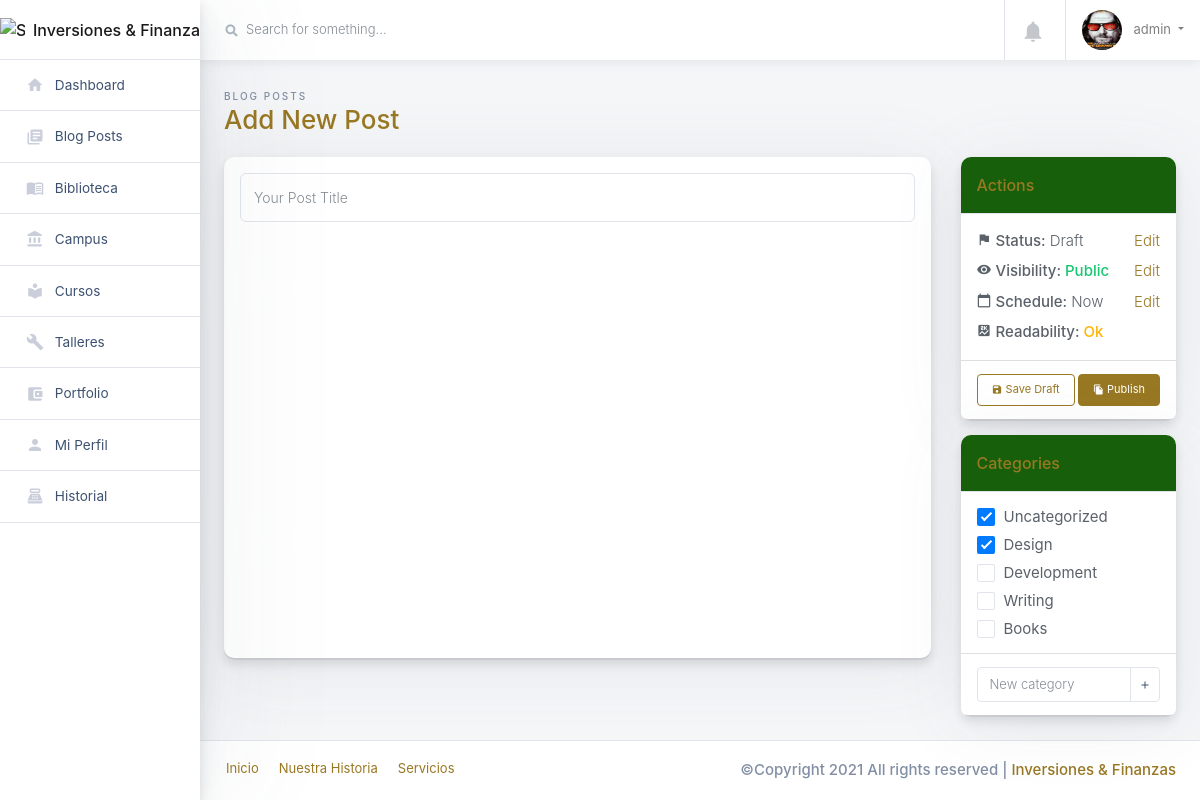
Page /muro/new_post/ (signed in) on the committed database.
### usuario/models.py (models this page shows, shortened)
class MyUser(AbstractUser):
    first_name = models.CharField("Nombre", max_length=150, blank=True)
    last_name = models.CharField("Apellidos", max_length=150, blank=True)
    pais = CountryField("País de origen", null=True, blank=True)
    telefono = PhoneNumberField("Número telefónico", null=True, blank=True)
    is_admin = models.BooleanField(default=False)
    is_staff = models.BooleanField(default=False)
    is_active = models.BooleanField(default=False)

### perfil/models.py (models this page shows, shortened)
class Perfil (models.Model):
    user = models.OneToOneField(MyUser,on_delete=models.CASCADE)
    edad = models.DateField("Fecha de nacimiento", null=True, blank=True)
    ciudad = models.CharField("Ciudad de origen", max_length=150,null=True, blank=True)
    foto_perfil = models.ImageField("Foto de perfil", upload_to='avatar/', default="inversorinteligente.png")
    bio = RichTextField("Descripción", null=True, blank=True)
    facebook = models.CharField("Link de tu Facebook",max_length=3000,  null=True, blank=True)
    twitter = models.CharField("Link de tu Twitter", max_length=3000, null=True, blank=True)
    tiktok = models.CharField("Link de tu Tiktok", max_length=3000, null=True, blank=True)
    instagram = models.CharField("Link de tu Instagram", max_length=3000, null=True, blank=True)
    pinterest = models.CharField("Link de tu Pinterest",max_length=3000, null=True, blank=True)

### muro/views.py (the view)
# urls.py: path('new_post/', views.new_post, name="new_post"),
@login_required(login_url='login')
def new_post(request):
	return render(request, 'perfil/new_post.html', {})

### notifs/views.py (called while the page is built)
def CountNotifications(request):
	count_notifications = 0
	if request.user.is_authenticated:
		count_notifications = Notifs.objects.filter(user=request.user, is_seen=False).count()
	return {'count_notifications':count_notifications}

### web/templatetags/extra.py (called while the page is built)
@register.filter(name='has_group')
def has_group(user, group_name):
    group = Group.objects.get(name=group_name)
    return True if group in user.groups.all() else False

### muro/templates/perfil/new_post.html (shortened to what this page needs)
{% extends "layouts/base.html" %}
{% load static %}
{% block content %}
    <div class="main-content-container container-fluid px-4">
        <div class="page-header row no-gutters py-4">
          <div class="col-12 col-sm-4 text-center text-sm-left mb-0">
            <span class="text-uppercase page-subtitle">Blog Posts</span>
            <h3 class="page-title">Add New Post</h3>
          </div>
        </div>
        <div class="row">
          <div class="col-lg-9 col-md-12">
            <div class="card card-small mb-3">
              <div class="card-body">
                <form class="add-new-post">
                  <input class="form-control form-control-lg mb-3" type="text" placeholder="Your Post Title">
                  <div id="editor-container" class="add-new-post__editor mb-1"></div>
                </form>
              </div>
            </div>
          </div>
          <div class="col-lg-3 col-md-12">
            <div class='card card-small mb-3'>
              <div class="card-header border-bottom">
                <h6 class="m-0">Actions</h6>
              </div>
              <div class='card-body p-0'>
                <ul class="list-group list-group-flush">
                  <li class="list-group-item p-3">
                    <span class="d-flex mb-2">
                      <i class="material-icons mr-1">flag</i>
                      <strong class="mr-1">Status:</strong> Draft
                      <a class="ml-auto" href="#">Edit</a>
                    </span>
                    <span class="d-flex mb-2">
                      <i class="material-icons mr-1">visibility</i>
                      <strong class="mr-1">Visibility:</strong>
                      <strong class="text-success">Public</strong>
                      <a class="ml-auto" href="#">Edit</a>
                    </span>
                    <span class="d-flex mb-2">
                      <i class="material-icons mr-1">calendar_today</i>
                      <strong class="mr-1">Schedule:</strong> Now
                      <a class="ml-auto" href="#">Edit</a>
                    </span>
                    <span class="d-flex">
                      <i class="material-icons mr-1">score</i>
                      <strong class="mr-1">Readability:</strong>
                      <strong class="text-warning">Ok</strong>
                    </span>
                  </li>
                  <li class="list-group-item d-flex px-3">
                    <button class="btn btn-sm btn-outline-accent">
                      <i class="material-icons">save</i> Save Draft</button>
                    <button class="btn btn-sm btn-accent ml-auto">
                      <i class="material-icons">file_copy</i> Publish</button>
                  </li>
                </ul>
              </div>
            </div>
            <div class='card card-small mb-3'>
              <div class="card-header border-bottom">
                <h6 class="m-0">Categories</h6>
              </div>
              <div class='card-body p-0'>
                <ul class="list-group list-group-flush">
                  <li class="list-group-item px-3 pb-2">
                    <div class="custom-control custom-checkbox mb-1">
                      <label class="custom-control-label" for="category1">Uncategorized</label>
                    </div>
                    <div class="custom-control custom-checkbox mb-1">
                      <label class="custom-control-label" for="category2">Design</label>
                    </div>
                    <div class="custom-control custom-checkbox mb-1">
                      <label class="custom-control-label" for="category3">Development</label>
                    </div>
                    <div class="custom-control custom-checkbox mb-1">
                      <label class="custom-control-label" for="category4">Writing</label>
                    </div>
                    <div class="custom-control custom-checkbox mb-1">
                      <label class="custom-control-label" for="category5">Books</label>
                    </div>
                  </li>
                  <li class="list-group-item d-flex px-3">
                    <div class="input-group">
                      <input type="text" class="form-control" placeholder="New category" aria-label="Add new category" aria-describedby="basic-addon2">
                      <div class="input-group-append">
                        <button class="btn btn-white px-2" type="button">
                          <i class="material-icons">add</i>
                        </button>
                      </div>
                    </div>
                  </li>
                </ul>
              </div>
            </div>
          </div>
        </div>
    </div>
{% endblock content %}

### muro/templates/includes/navigation.html (shortened to what this page needs)
{% load static %}
{% load extra %}
          <div class="main-navbar sticky-top bg-white">
              <nav class="navbar align-items-stretch navbar-light flex-md-nowrap p-0">
                <form action="#" method="GET" class="main-navbar__search w-100 d-none d-md-flex d-lg-flex">
                  <div class="input-group input-group-seamless ml-3">
                    <div class="input-group-prepend">
                      <div class="input-group-text">
                        <i class="fas fa-search"></i>
                      </div>
                    </div>
                    <input class="navbar-search form-control" type="text" placeholder="Search for something..." aria-label="Search"> </div>
                </form>
                {% if user.is_authenticated %}
                  <ul class="navbar-nav border-left flex-row ">
                    <li class="nav-item border-right dropdown notifications">
                      <a class="nav-link nav-link-icon text-center" href="#" role="button" id="dropdownMenuLink" data-toggle="dropdown" aria-haspopup="true" aria-expanded="false">
                        <div class="nav-link-icon__wrapper">
                          <i class="material-icons">&#xE7F4;</i>
                        </div>
                      </a>
                    </li>
                    <li class="nav-item dropdown">
                      <a class="nav-link dropdown-toggle text-nowrap px-3" data-toggle="dropdown" href="#" role="button" aria-haspopup="true" aria-expanded="false">
                      {% if user.perfil.foto_perfil %}
                        <img class="user-avatar rounded-circle mr-2" src="{{ user.perfil.foto_perfil.url }}" alt="User Avatar" style="width: 40px; height: 40px;">
                      {% else %}
                        <img class="user-avatar rounded-circle mr-2" src="{% static 'website/img/core-img/inversorinteligente.png' %}" alt="User Avatar" style="width: 40px; height: 40px;">
                      {% endif %}
                        <span class="d-none d-md-inline-block">
                          {{ request.user.username }}
                        </span>
                        {% if request.user|has_group:"comentador" %}
                      </a>
                      <div class="dropdown-menu dropdown-menu-small">
                        <a class="dropdown-item" href="{% url 'perfil' %}">
                          <i class="material-icons">&#xE7FD;</i>Perfil</a>
                        <div class="dropdown-divider"></div>
                        <a class="dropdown-item text-danger" href={% url 'logout' %} >
                          <i class="material-icons text-danger">&#xE879;</i> Logout </a>
                      </div>
                      {% else %}
                      </a>
                      {% endif %}
                    </li>
                  </ul>
                {% endif %}
              </nav>
          </div>

### rows in the picture
MyUser: perfil.foto_perfil (picture), user.username "admin"
